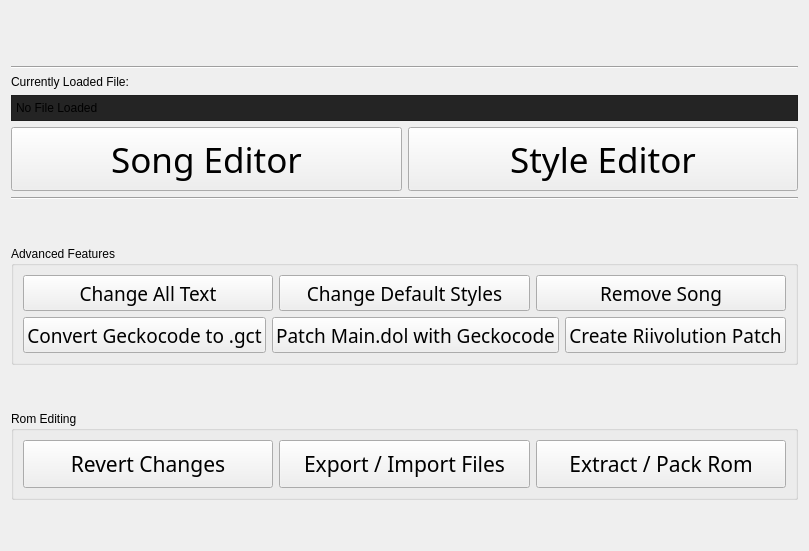
      <widget class="QWidget" name="MainPage">
       <layout class="QVBoxLayout" name="verticalLayout_9">
        <item>
         <widget class="QLabel" name="MP_Title">
          <property name="maximumSize">
           <size>
            <width>16777215</width>
            <height>70</height>
           </size>
          </property>
          <property name="font">
           <font>
            <family>Continuum Medium</family>
            <pointsize>26</pointsize>
           </font>
          </property>
          <property name="text">
           <string>&lt;html&gt;&lt;head/&gt;&lt;body&gt;&lt;p&gt;&lt;img src=&quot;:/images/images/Title.png&quot;/&gt;&lt;/p&gt;&lt;/body&gt;&lt;/html&gt;</string>
          </property>
          <property name="scaledContents">
           <bool>false</bool>
          </property>
         </widget>
        </item>
        <item>
         <widget class="Line" name="MP_vLine">
          <property name="orientation">
           <enum>Qt::Horizontal</enum>
          </property>
         </widget>
        </item>
        <item>
         <widget class="QLabel" name="MP_LoadedFile_Label">
          <property name="text">
           <string>Currently Loaded File:</string>
          </property>
         </widget>
        </item>
        <item>
         <widget class="QLabel" name="MP_LoadedFile_Path">
          <property name="maximumSize">
           <size>
            <width>16777215</width>
            <height>26</height>
           </size>
          </property>
          <property name="styleSheet">
           <string notr="true">QLabel
{
padding: 1px;
border: 1px solid;
border-color: #1e1e1e;
background-color: #242424;
padding-top: 6px;
padding-bottom: 6px;
}</string>
          </property>
          <property name="text">
           <string>No File Loaded</string>
          </property>
         </widget>
        </item>
        <item>
         <layout class="QHBoxLayout" name="MP_MainFeatures">
          <item>
           <widget class="QPushButton" name="MP_SongEditor_Button">
            <property name="minimumSize">
             <size>
              <width>0</width>
              <height>64</height>
             </size>
            </property>
            <property name="font">
             <font>
              <family>Continuum Bold</family>
              <pointsize>26</pointsize>
             </font>
            </property>
            <property name="text">
             <string>Song Editor</string>
            </property>
           </widget>
          </item>
          <item>
           <widget class="QPushButton" name="MP_StyleEditor_Button">
            <property name="minimumSize">
             <size>
              <width>0</width>
              <height>64</height>
             </size>
            </property>
            <property name="font">
             <font>
              <family>Continuum Bold</family>
              <pointsize>26</pointsize>
             </font>
            </property>
            <property name="text">
             <string>Style Editor</string>
            </property>
           </widget>
          </item>
         </layout>
        </item>
        <item>
         <widget class="Line" name="line">
          <property name="orientation">
           <enum>Qt::Horizontal</enum>
          </property>
         </widget>
        </item>
        <item>
         <spacer name="verticalSpacer_2">
          <property name="orientation">
           <enum>Qt::Vertical</enum>
          </property>
          <property name="sizeHint" stdset="0">
           <size>
            <width>20</width>
            <height>40</height>
           </size>
          </property>
         </spacer>
        </item>
        <item>
         <widget class="QGroupBox" name="MP_Advanced">
          <property name="title">
           <string>Advanced Features</string>
          </property>
          <layout class="QVBoxLayout" name="verticalLayout_11">
           <item>
            <layout class="QHBoxLayout" name="MP_Advanced1">
             <item>
              <widget class="QPushButton" name="MP_EditText_Button">
               <property name="minimumSize">
                <size>
                 <width>0</width>
                 <height>36</height>
                </size>
               </property>
               <property name="font">
                <font>
                 <family>Continuum Medium</family>
                 <pointsize>14</pointsize>
                </font>
               </property>
               <property name="text">
                <string>Change All Text</string>
               </property>
              </widget>
             </item>
             <item>
              <widget class="QPushButton" name="MP_DefaultStyle_Button">
               <property name="minimumSize">
                <size>
                 <width>0</width>
                 <height>36</height>
                </size>
               </property>
               <property name="font">
                <font>
                 <family>Continuum Medium</family>
                 <pointsize>14</pointsize>
                </font>
               </property>
               <property name="text">
                <string>Change Default Styles</string>
               </property>
              </widget>
             </item>
             <item>
              <widget class="QPushButton" name="MP_RemoveSong_Button">
               <property name="minimumSize">
                <size>
                 <width>0</width>
                 <height>36</height>
                </size>
               </property>
               <property name="font">
                <font>
                 <family>Continuum Medium</family>
                 <pointsize>14</pointsize>
                </font>
               </property>
               <property name="text">
                <string>Remove Song</string>
               </property>
              </widget>
             </item>
            </layout>
           </item>
           <item>
            <layout class="QHBoxLayout" name="MP_Advanced2">
             <item>
              <widget class="QPushButton" name="MP_GeckocodeConvert_Button">
               <property name="minimumSize">
                <size>
                 <width>0</width>
                 <height>36</height>
                </size>
               </property>
               <property name="font">
                <font>
                 <family>Continuum Medium</family>
                 <pointsize>14</pointsize>
                </font>
               </property>
               <property name="text">
                <string>Convert Geckocode to .gct</string>
               </property>
              </widget>
             </item>
             <item>
              <widget class="QPushButton" name="MP_MainDolPatch_Button">
               <property name="minimumSize">
                <size>
                 <width>0</width>
                 <height>36</height>
                </size>
               </property>
               <property name="font">
                <font>
                 <family>Continuum Medium</family>
                 <pointsize>14</pointsize>
                </font>
               </property>
               <property name="text">
                <string>Patch Main.dol with Geckocode</string>
               </property>
              </widget>
             </item>
             <item>
              <widget class="QPushButton" name="MP_Riivolution_Button">
               <property name="minimumSize">
                <size>
                 <width>0</width>
                 <height>36</height>
                </size>
               </property>
               <property name="font">
                <font>
                 <family>Continuum Medium</family>
                 <pointsize>14</pointsize>
                </font>
               </property>
               <property name="text">
                <string>Create Riivolution Patch</string>
               </property>
              </widget>
             </item>
            </layout>
           </item>
          </layout>
         </widget>
        </item>
        <item>
         <spacer name="verticalSpacer">
          <property name="orientation">
           <enum>Qt::Vertical</enum>
          </property>
          <property name="sizeHint" stdset="0">
           <size>
            <width>20</width>
            <height>40</height>
           </size>
          </property>
         </spacer>
        </item>
        <item>
         <widget class="QGroupBox" name="MP_RomEditing">
          <property name="title">
           <string>Rom Editing</string>
          </property>
          <layout class="QHBoxLayout" name="horizontalLayout_3">
           <item>
            <widget class="QPushButton" name="MP_RevertChanges_Button">
             <property name="minimumSize">
              <size>
               <width>0</width>
               <height>48</height>
              </size>
             </property>
             <property name="font">
              <font>
               <family>Continuum Medium</family>
               <pointsize>16</pointsize>
              </font>
             </property>
             <property name="text">
              <string>Revert Changes</string>
             </property>
            </widget>
           </item>
           <item>
            <widget class="QPushButton" name="MP_ImportExport_Button">
             <property name="minimumSize">
              <size>
               <width>0</width>
               <height>48</height>
              </size>
             </property>
             <property name="font">
              <font>
               <family>Continuum Medium</family>
               <pointsize>16</pointsize>
              </font>
             </property>
             <property name="text">
              <string>Export / Import Files</string>
             </property>
            </widget>
           </item>
           <item>
            <widget class="QPushButton" name="MP_ExtractPack_Button">
             <property name="minimumSize">
              <size>
               <width>0</width>
               <height>48</height>
              </size>
             </property>
             <property name="font">
              <font>
               <family>Continuum Medium</family>
               <pointsize>16</pointsize>
              </font>
             </property>
             <property name="text">
              <string>Extract / Pack Rom</string>
             </property>
            </widget>
           </item>
          </layout>
         </widget>
        </item>
        <item>
         <spacer name="MP_VerticalSpacer">
          <property name="orientation">
           <enum>Qt::Vertical</enum>
          </property>
          <property name="sizeHint" stdset="0">
           <size>
            <width>20</width>
            <height>40</height>
           </size>
          </property>
         </spacer>
        </item>
       </layout>
      </widget>
